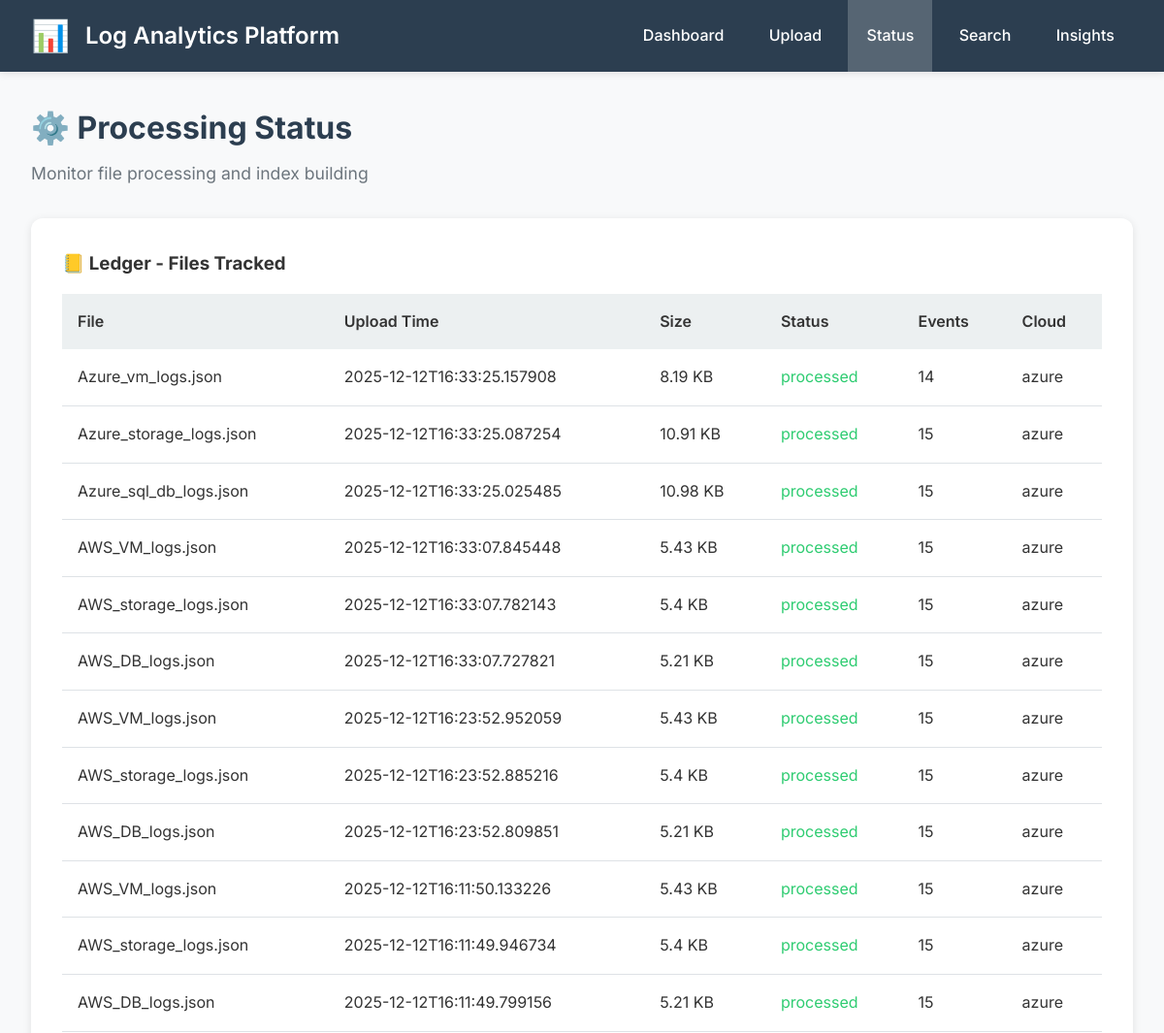
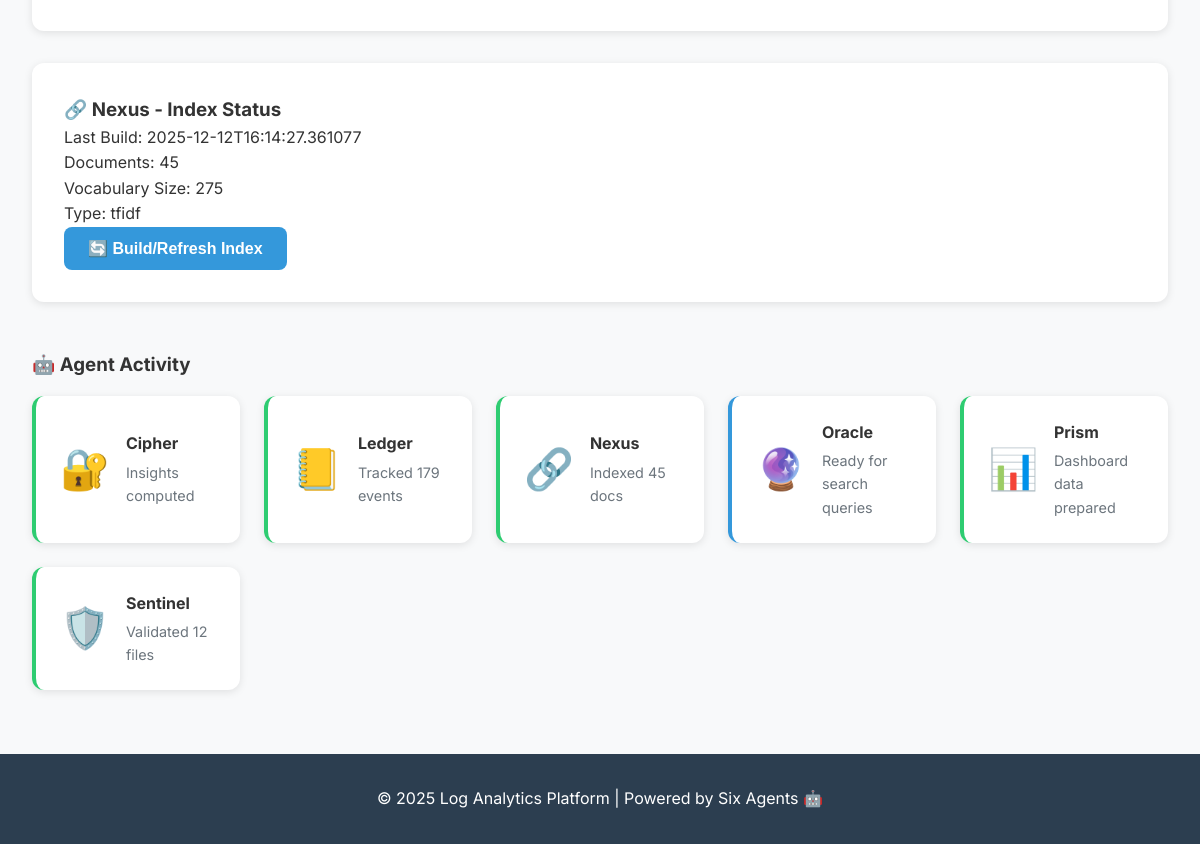
Page /status on the committed database (2 pictures, top to bottom).
### tables this page shows
CREATE TABLE files (
                    id INTEGER PRIMARY KEY AUTOINCREMENT,
                    filename TEXT NOT NULL,
                    upload_time TEXT NOT NULL,
                    size INTEGER NOT NULL,
                    file_type TEXT,
                    status TEXT DEFAULT 'uploaded',
                    error_msg TEXT,
                    event_count INTEGER DEFAULT 0,
                    cloud_type TEXT
                );

CREATE TABLE index_meta (
                    id INTEGER PRIMARY KEY AUTOINCREMENT,
                    build_time TEXT NOT NULL,
                    doc_count INTEGER,
                    vocab_size INTEGER,
                    index_type TEXT DEFAULT 'tfidf'
                );

### app.py (the view)
@app.route('/status')
def status():
    files = ledger.list_files()
    index_meta = ledger.get_latest_index_meta()
    return render_template('status.html', files=files, index_meta=index_meta)

### agents/ledger.py (called while the page is built)
    @contextmanager
    def get_connection(self):
        conn = sqlite3.connect(self.db_path)
        conn.row_factory = sqlite3.Row
        try:
            yield conn
            conn.commit()
        except Exception as e:
            conn.rollback()
            raise e
        finally:
            conn.close()

    def list_files(self):
        with self.get_connection() as conn:
            cursor = conn.execute('''
                SELECT id, filename, upload_time, size, file_type, status, event_count, cloud_type
                FROM files ORDER BY upload_time DESC
            ''')
            return [dict(row) for row in cursor.fetchall()]

    def get_latest_index_meta(self):
        with self.get_connection() as conn:
            cursor = conn.execute('''
                SELECT * FROM index_meta ORDER BY build_time DESC LIMIT 1
            ''')
            row = cursor.fetchone()
            return dict(row) if row else None

### templates/status.html (shortened to what this page needs)
{% extends "base.html" %}
{% block content %}
<div class="page-header">
    <h2>⚙️ Processing Status</h2>
    <p>Monitor file processing and index building</p>
</div>
<div class="status-section">
    <div class="status-card">
        <h3>📒 Ledger - Files Tracked</h3>
        <table class="status-table">
            <thead>
                <tr>
                    <th>File</th>
                    <th>Upload Time</th>
                    <th>Size</th>
                    <th>Status</th>
                    <th>Events</th>
                    <th>Cloud</th>
                </tr>
            </thead>
            <tbody>
                {% for file in files %}
                <tr>
                    <td>{{ file.filename }}</td>
                    <td>{{ file.upload_time }}</td>
                    <td>{{ (file.size / 1024) | round(2) }} KB</td>
                    <td class="status-{{ file.status }}">{{ file.status }}</td>
                    <td>{{ file.event_count }}</td>
                    <td>{{ file.cloud_type or '-' }}</td>
                </tr>
                {% endfor %}
            </tbody>
        </table>
    </div>
    <div class="index-card">
        <h3>🔗 Nexus - Index Status</h3>
        {% if index_meta %}
        <div class="index-info">
            <div class="info-item">
                <span class="label">Last Build:</span>
                <span class="value">{{ index_meta.build_time }}</span>
            </div>
            <div class="info-item">
                <span class="label">Documents:</span>
                <span class="value">{{ index_meta.doc_count }}</span>
            </div>
            <div class="info-item">
                <span class="label">Vocabulary Size:</span>
                <span class="value">{{ index_meta.vocab_size }}</span>
            </div>
            <div class="info-item">
                <span class="label">Type:</span>
                <span class="value">{{ index_meta.index_type }}</span>
            </div>
        </div>
        {% else %}
        <p class="no-index">No index built yet</p>
        {% endif %}
        <button id="buildIndexBtn" class="btn btn-primary">🔄 Build/Refresh Index</button>
    </div>
</div>
<div class="agent-status">
    <h3>🤖 Agent Activity</h3>
    <div class="agent-grid" id="agentActivity"></div>
</div>
{% endblock %}

### templates/base.html (shortened to what this page needs)
<!DOCTYPE html>
<html lang="en">
<head>
    <link rel="stylesheet" href="{{ url_for('static', filename='css/styles.css') }}">
</head>
<body>
    <nav class="navbar">
        <div class="nav-container">
            <div class="nav-brand">
                <span class="logo">📊</span>
                <h1>Log Analytics Platform</h1>
            </div>
            <ul class="nav-menu">
                <li><a href="{{ url_for('dashboard') }}" class="nav-link">Dashboard</a></li>
                <li><a href="{{ url_for('upload') }}" class="nav-link">Upload</a></li>
                <li><a href="{{ url_for('status') }}" class="nav-link">Status</a></li>
                <li><a href="{{ url_for('search_page') }}" class="nav-link">Search</a></li>
                <li><a href="{{ url_for('insights_page') }}" class="nav-link">Insights</a></li>
            </ul>
        </div>
    </nav>
    <main class="main-content">
        {% block content %}{% endblock %}
    </main>
    <footer class="footer">
        <p>&copy; 2025 Log Analytics Platform | Powered by Six Agents 🤖</p>
    </footer>
</body>
</html>

### static/css/styles.css (style rules this page uses)
* { margin: 0; padding: 0; box-sizing: border-box; }
:root { --primary: #3498db; --secondary: #2ecc71; --danger: #e74c3c; --warning: #f39c12; --dark: #2c3e50; --light: #ecf0f1; --bg: #f8f9fa; --card-bg: #ffffff; --border: #dee2e6; --text: #333; --text-muted: #6c757d; --shadow: 0 2px 8px rgba(0,0,0,0.1); --shadow-lg: 0 4px 20px rgba(0,0,0,0.15); }
body { font-family: 'Inter', -apple-system, BlinkMacSystemFont, 'Segoe UI', sans-serif; background: var(--bg); color: var(--text); line-height: 1.6; }
.navbar { background: var(--dark); color: white; padding: 0; box-shadow: var(--shadow); position: sticky; top: 0; z-index: 100; }
.nav-container { max-width: 1400px; margin: 0 auto; display: flex; justify-content: space-between; align-items: center; padding: 0 2rem; }
.nav-brand { display: flex; align-items: center; gap: 1rem; }
.logo { font-size: 2rem; }
.nav-brand h1 { font-size: 1.5rem; font-weight: 600; }
.nav-menu { display: flex; list-style: none; gap: 0.5rem; }
.nav-link { color: white; text-decoration: none; padding: 1.5rem 1.2rem; display: block; transition: background 0.3s; font-weight: 500; }
.main-content { max-width: 1400px; margin: 2rem auto; padding: 0 2rem; min-height: calc(100vh - 200px); }
.page-header { margin-bottom: 2rem; }
.page-header h2 { font-size: 2rem; margin-bottom: 0.5rem; color: var(--dark); }
.page-header p { color: var(--text-muted); font-size: 1.1rem; }
.upload-card, .status-card, .search-card, .insight-card, .index-card, .chart-card { background: var(--card-bg); border-radius: 12px; padding: 2rem; box-shadow: var(--shadow); margin-bottom: 2rem; }
.btn { padding: 0.75rem 1.5rem; border: none; border-radius: 8px; font-size: 1rem; font-weight: 600; cursor: pointer; transition: all 0.3s; display: inline-block; }
.btn-primary { background: var(--primary); color: white; }
.results-table, .status-table { width: 100%; border-collapse: collapse; margin-top: 1rem; }
.results-table th, .status-table th { background: var(--light); padding: 1rem; text-align: left; font-weight: 600; }
.results-table td, .status-table td { padding: 1rem; border-bottom: 1px solid var(--border); }
.status-processed { color: var(--secondary); }
.agent-status, .agent-status-dashboard { margin-top: 3rem; }
.agent-grid { display: grid; grid-template-columns: repeat(auto-fit, minmax(200px, 1fr)); gap: 1.5rem; margin-top: 1rem; }
.footer { background: var(--dark); color: white; text-align: center; padding: 2rem; margin-top: 4rem; }

### rows in the picture
files: filename "Azure_vm_logs.json", upload_time "2025-12-12T16:33:25.157908", (file.size/1024)|round(2) "8.19", status "processed", event_count "14", cloud_type "azure"
files: filename "Azure_storage_logs.json", upload_time "2025-12-12T16:33:25.087254", (file.size/1024)|round(2) "10.91", status "processed", event_count "15", cloud_type "azure"
files: filename "Azure_sql_db_logs.json", upload_time "2025-12-12T16:33:25.025485", (file.size/1024)|round(2) "10.98", status "processed", event_count "15", cloud_type "azure"
files: filename "AWS_VM_logs.json", upload_time "2025-12-12T16:33:07.845448", (file.size/1024)|round(2) "5.43", status "processed", event_count "15", cloud_type "azure"
files: filename "AWS_storage_logs.json", upload_time "2025-12-12T16:33:07.782143", (file.size/1024)|round(2) "5.4", status "processed", event_count "15", cloud_type "azure"
files: filename "AWS_DB_logs.json", upload_time "2025-12-12T16:33:07.727821", (file.size/1024)|round(2) "5.21", status "processed", event_count "15", cloud_type "azure"
files: filename "AWS_VM_logs.json", upload_time "2025-12-12T16:23:52.952059", (file.size/1024)|round(2) "5.43", status "processed", event_count "15", cloud_type "azure"
files: filename "AWS_storage_logs.json", upload_time "2025-12-12T16:23:52.885216", (file.size/1024)|round(2) "5.4", status "processed", event_count "15", cloud_type "azure"
files: filename "AWS_DB_logs.json", upload_time "2025-12-12T16:23:52.809851", (file.size/1024)|round(2) "5.21", status "processed", event_count "15", cloud_type "azure"
files: filename "AWS_VM_logs.json", upload_time "2025-12-12T16:11:50.133226", (file.size/1024)|round(2) "5.43", status "processed", event_count "15", cloud_type "azure"
files: filename "AWS_storage_logs.json", upload_time "2025-12-12T16:11:49.946734", (file.size/1024)|round(2) "5.4", status "processed", event_count "15", cloud_type "azure"
files: filename "AWS_DB_logs.json", upload_time "2025-12-12T16:11:49.799156", (file.size/1024)|round(2) "5.21", status "processed", event_count "15", cloud_type "azure"
index_meta: build_time "2025-12-12T16:14:27.361077", doc_count "45", vocab_size "275", index_type "tfidf"
